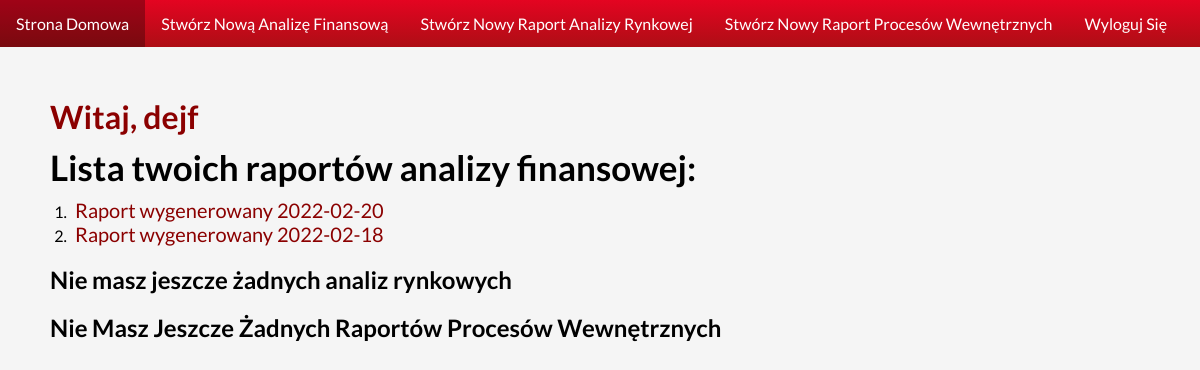
The app's page /home (signed in), older data.
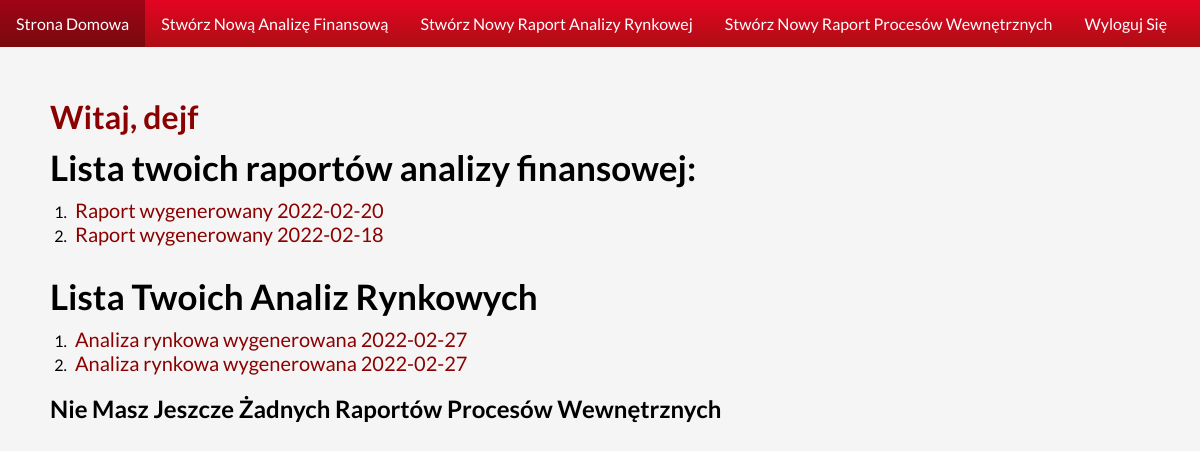
The same page, newer data.
### economic_indicators_site/models.py (models this page shows, shortened)
class FinalRaport(models.Model):
    created_by = models.ForeignKey(CompanySystemUser, on_delete=models.CASCADE)
    created_at = models.DateField(auto_now_add=True)
    identifier = models.CharField(max_length=10, unique=True)
    class Meta:
        ordering = ['-created_at']
    def __str__(self):
        return f'Raport wygenerowany {self.created_at}'

class FullMarketAnalysisModel(models.Model):
    created_by = models.ForeignKey(CompanySystemUser, on_delete=models.CASCADE)
    created_at = models.DateField(auto_now_add=True)
    identifier = models.CharField(max_length=10, db_index=True)
    characteristic_module = models.ForeignKey(BusinessCharacteristicModel, on_delete=models.CASCADE)
    operation_type_module = models.ForeignKey(TypeOfEconomicActivityModel, on_delete=models.CASCADE)
    applicant_offer_module = models.ForeignKey(ApplicantOfferOperationIncomeModel, on_delete=models.CASCADE)
    place_on_market_module = models.ForeignKey(CurrentPlaceOnTheMarketModel, on_delete=models.CASCADE)
    file_path = models.FilePathField(null=True)
    def __str__(self):
        return f'Analiza rynkowa wygenerowana {self.created_at}'
    class Meta:
        ordering = ['-created_at']

### economic_indicators_site/views.py (the view)
# urls.py: path('home', views.HomePageView.as_view()),
class HomePageView(LoginRequiredMixin, TemplateView):
    template_name = 'economic_indicators_site/homePage.html'
    login_url = '/login'
    def get_context_data(self, **kwargs):
        context = super().get_context_data(**kwargs)
        current_system_user = models.CompanySystemUser.objects.get(user__username=self.request.user.username)
        raports = models.FullRaportBlock.objects.filter(created_by=current_system_user)
        context['username'] = self.request.user.username
        context['raports'] = models.FinalRaport.objects.filter(identifier__startswith=str(current_system_user.user.id))
        context['market_analysis'] = models.FullMarketAnalysisModel.objects.filter(identifier__startswith=str(current_system_user.user_id))
        context['internal_proceses'] = None
        context['user_id'] = int(current_system_user.user.id)
        context['time_periods'] = TIME_PERIODS
        return context

### economic_indicators_site/templates/economic_indicators_site/homePage.html (shortened to what this page needs)
{% extends "economic_indicators_site/components/navigationBar.html" %}
    {% block content %}
        <h1>Witaj, {{ username }}</h1>
        {% if raports|length == 0 %}
        <h2>Nie masz jeszcze żadnych raportów analizy finansowej</h2>
        {% else %}
            <h3 class="raportHeader">Lista twoich raportów analizy finansowej: </h3>
            <ul class="raportList">
                {% for raport in raports %}
                    <li class="raportList__text">
                        <a href="/full_raport_view/?identifier={{ raport.identifier }}">
                            {{ raport }}
                        </a>
                    </li>
                {% endfor %}
            </ul>
        {% endif %}
        <br/>
        {% if market_analysis|length == 0 %}
            <h2>Nie masz jeszcze żadnych analiz rynkowych</h2>
            {% else %}
                <h3 class="raportHeader">Lista Twoich Analiz Rynkowych</h3>
                <ul class="raportList">
                    {% for item in market_analysis %}
                        <li class="raportList__text">
                            <a href="/raport_analysis/{{ item.id }}">
                                {{ item }}
                            </a>
                        </li>
                    {% endfor %}
                </ul>
        {% endif %}
        <br/>
        {% if internal_proceses|length == 0 %}
            <h2>Nie Masz Jeszcze Żadnych Raportów Procesów Wewnętrznych</h2>
        {% endif %}
    {% endblock %}

Row changes from the older to the newer data that the page shows:
added FullMarketAnalysisModel: created_at "Analiza rynkowa wygenerowana 2022-02-27"
added FullMarketAnalysisModel: created_at "Analiza rynkowa wygenerowana 2022-02-27"
Text that changed along with them:
text no longer shown: "Nie masz jeszcze żadnych analiz rynkowych"
text now shown: "Lista Twoich Analiz Rynkowych"
